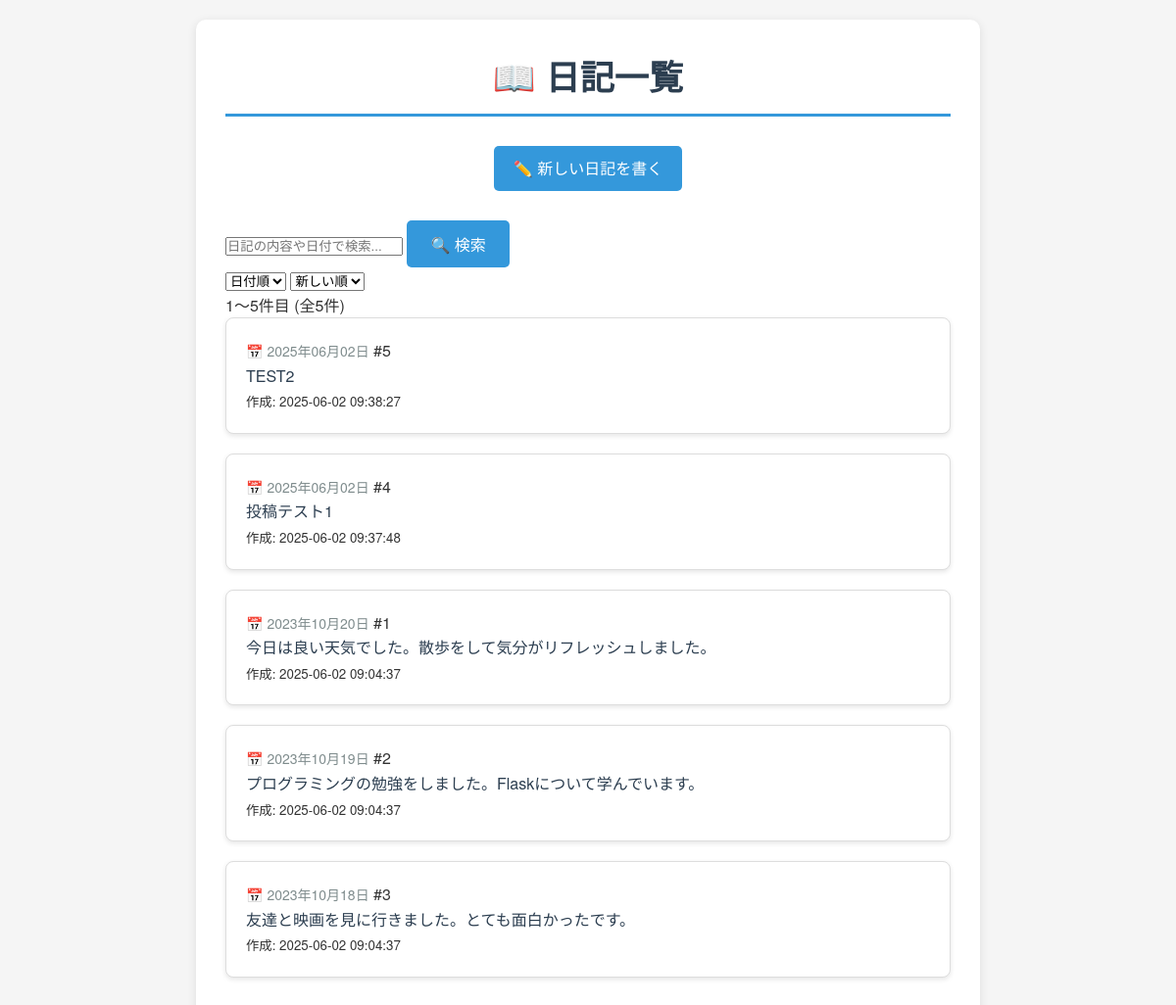
Before: / with the older database file.
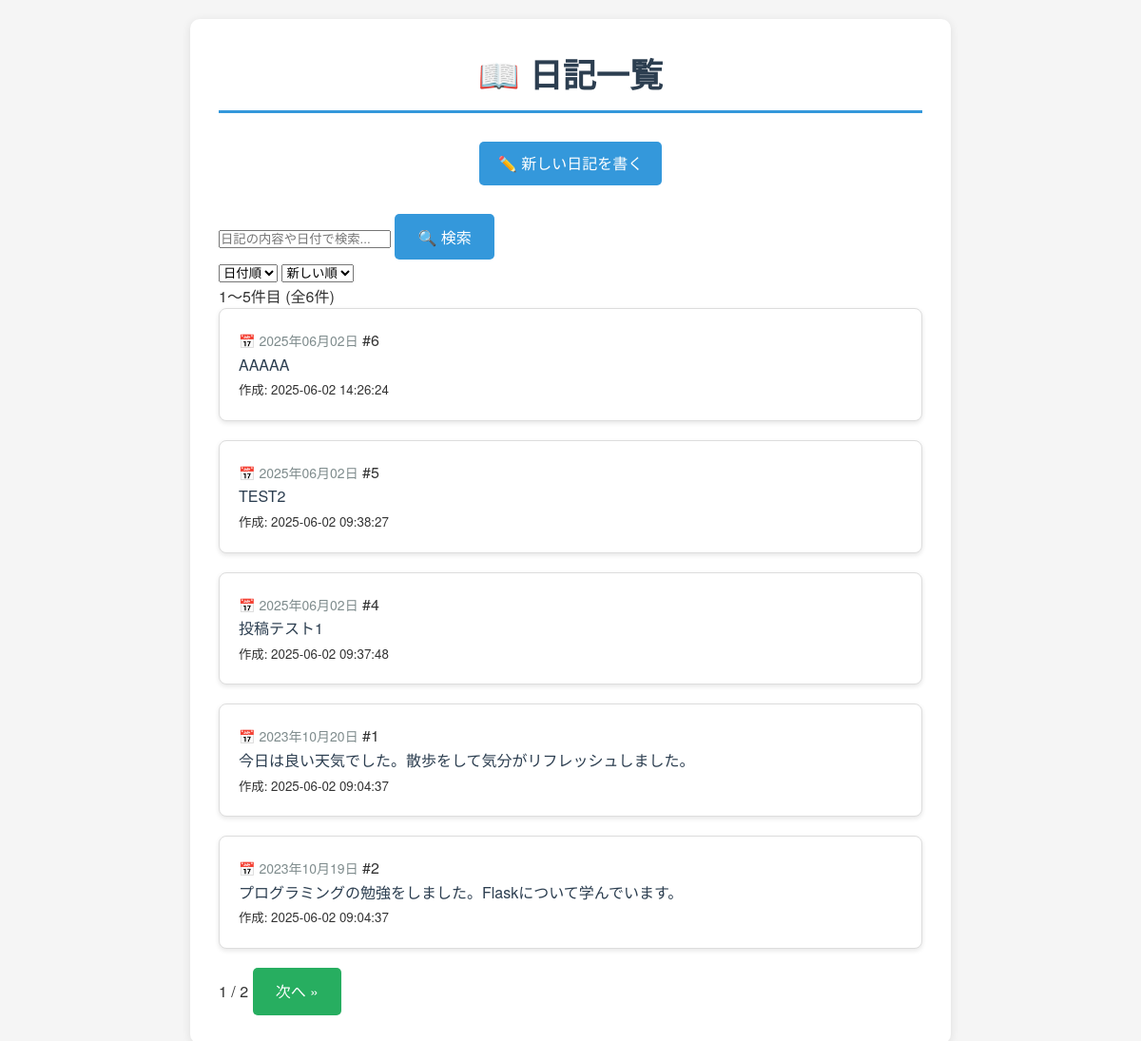
After: the same page with the newer database file.
### tables this page shows
CREATE TABLE diaries (
            id INTEGER PRIMARY KEY AUTOINCREMENT,
            date TEXT NOT NULL,
            content TEXT NOT NULL,
            created_at TEXT DEFAULT CURRENT_TIMESTAMP
        );

### app.py (the view)
@app.route("/")
def index():
    page = request.args.get("page", 1, type=int)
    per_page = request.args.get("per_page", 5, type=int)
    search_query = request.args.get("search", "").strip()
    sort_by = request.args.get("sort", "date")
    order = request.args.get("order", "desc")
    if per_page not in [5, 10, 20]:
        per_page = 5
    if page < 1:
        page = 1
    try:
        conn = get_db_connection()
        base_conditions = []
        params = []
        if search_query:
            base_conditions.append("(content LIKE ? OR date LIKE ?)")
            search_param = f"%{search_query}%"
            params.extend([search_param, search_param])
        where_clause = ""
        if base_conditions:
            where_clause = " WHERE " + " AND ".join(base_conditions)
        count_query = f"SELECT COUNT(*) as total FROM diaries{where_clause}"
        total = conn.execute(count_query, params).fetchone()["total"]
        total_pages = math.ceil(total / per_page) if total > 0 else 1
        if page > total_pages:
            page = total_pages
        offset = (page - 1) * per_page
        valid_sort_columns = ["date", "id", "created_at"]
        valid_orders = ["asc", "desc"]
        if sort_by not in valid_sort_columns:
            sort_by = "date"
        if order not in valid_orders:
            order = "desc"
        order_clause = f" ORDER BY {sort_by} {order.upper()}"
        if sort_by != "id":
            order_clause += ", id DESC"  # 同じ日付の場合はIDで並び替え
        data_query = (
            f"SELECT * FROM diaries{where_clause}{order_clause} LIMIT ? OFFSET ?"
        )
        data_params = params + [per_page, offset]
        diaries = conn.execute(data_query, data_params).fetchall()
        conn.close()
        pagination = {
            "page": page,
            "per_page": per_page,
            "total": total,
            "total_pages": total_pages,
            "has_prev": page > 1,
            "has_next": page < total_pages,
            "prev_num": page - 1 if page > 1 else None,
            "next_num": page + 1 if page < total_pages else None,
            "start_index": offset + 1 if total > 0 else 0,
            "end_index": min(offset + per_page, total),
        }
        logger.info(
            f'日記一覧表示: ページ={page}, 件数={len(diaries)}, 検索="{search_query}"'
        )
        return render_template(
            "index.html",
            diaries=diaries,
            pagination=pagination,
            search_query=search_query,
            sort_by=sort_by,
            order=order,
        )
    except sqlite3.Error as e:
        logger.error(f"データベースエラー: {str(e)}")
        flash("データベースエラーが発生しました。", "error")
        return render_template("index.html", diaries=[], pagination=None)
    except Exception as e:
        logger.error(f"予期しないエラー: {str(e)}")
        flash("予期しないエラーが発生しました。", "error")
        return render_template("index.html", diaries=[], pagination=None)

### app.py (called while the page is built)
def get_db_connection():
    if not os.path.exists("diary.db"):
        raise FileNotFoundError(
            "データベースファイルが見つかりません。ステップ3でデータベースを作成してください。"
        )
    conn = sqlite3.connect("diary.db")
    conn.row_factory = sqlite3.Row
    return conn

def format_date(date_string):
    try:
        from datetime import datetime
        date_obj = datetime.strptime(date_string, "%Y-%m-%d")
        return date_obj.strftime("%Y年%m月%d日")
    except:
        return date_string

def truncate_content(content, max_length=100):
    if len(content) <= max_length:
        return content
    return content[:max_length] + "..."

### templates/index.html (shortened to what this page needs)
<!DOCTYPE html>
<html lang="ja">
<head>
    <link rel="stylesheet" href="{{ url_for('static', filename='style.css') }}">
</head>
<body>
    <div class="container">
        <h1>📖 日記一覧</h1>
        <div class="nav">
            <a href="{{ url_for('post') }}">✏️ 新しい日記を書く</a>
        </div>
        <div class="search-form">
            <form method="GET" action="{{ url_for('index') }}">
                <div class="search-input-group">
                    <input type="text" name="search" value="{{ search_query }}"
                           placeholder="日記の内容や日付で検索...">
                    <button type="submit" class="btn btn-primary">🔍 検索</button>
                </div>
            </form>
        </div>
        <div class="sort-options">
            <form method="GET" action="{{ url_for('index') }}" class="sort-form">
                <select name="sort" onchange="this.form.submit()">
                    <option value="date" {% if sort_by == 'date' %}selected{% endif %}>日付順</option>
                </select>
                <select name="order" onchange="this.form.submit()">
                    <option value="desc" {% if order == 'desc' %}selected{% endif %}>新しい順</option>
                </select>
            </form>
        </div>
        {% if diaries %}
            {% if pagination %}
                <div class="result-info">
                    <p>{{ pagination.start_index }}〜{{ pagination.end_index }}件目
                       (全{{ pagination.total }}件)</p>
                </div>
            {% endif %}
            <div class="diary-list">
                {% for diary in diaries %}
                    <div class="diary-card">
                        <div class="diary-header">
                            <span class="diary-date">📅 {{ diary.date | format_date }}</span>
                            <span class="diary-id">#{{ diary.id }}</span>
                        </div>
                        <div class="diary-content">
                            {{ diary.content | truncate_content(150) | replace('\n', '<br>') | safe }}
                        </div>
                        <div class="diary-footer">
                            <small class="created-at">
                                作成: {{ diary.created_at }}
                            </small>
                        </div>
                    </div>
                {% endfor %}
            </div>
            {% if pagination and pagination.total_pages > 1 %}
                <div class="pagination">
                    <span class="page-info">
                        {{ pagination.page }} / {{ pagination.total_pages }}
                    </span>
                    {% if pagination.has_next %}
                        <a href="{{ url_for('index', page=pagination.next_num, search=search_query, sort=sort_by, order=order) }}"
                           class="btn">次へ »</a>
                    {% endif %}
                </div>
            {% endif %}
        {% endif %}
    </div>
</body>
</html>

Changed rows visible on the page:
no longer on this page (row unchanged): diaries: date "2023年10月18日", id "3", content "友達と映画を見に行きました。とても面白かったです。", created_at "2025-06-02 09:04:37"
added diaries: date "2025年06月02日", id "6", content "AAAAA", created_at "2025-06-02 14:26:24"
Other visible differences:
{{ pagination.total }}: "5" → "6"
{{ pagination.page }}: (not shown) → "1"
{{ pagination.total_pages }}: (not shown) → "2"
text now shown: "/ 次へ »"
